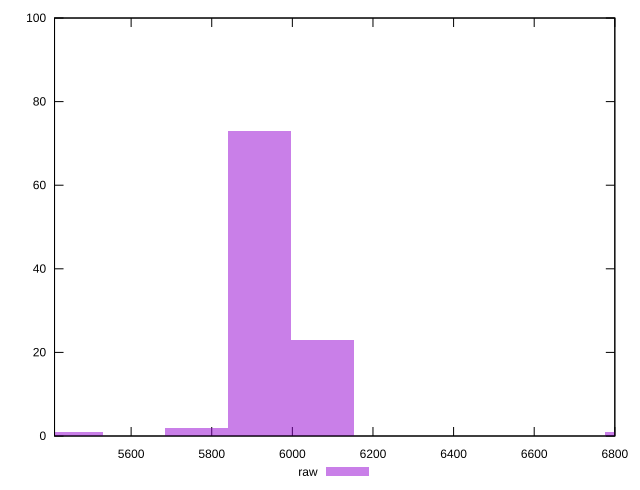

The gnuplot source for this figure:
reset

$raw <<EOF
5918.759912720743 73
5763.003072912303 2
6074.5167525291845 23
6853.3009515713875 1
5451.489393295422 1
EOF

set key outside below
set boxwidth 155.75683980844062
set xrange [5410:6800]
set yrange [0:100]
set trange [0:100]
set style fill transparent solid 0.5 noborder
set terminal svg size 640, 490 enhanced background rgb 'white'
set output "report_00018_2021-02-10T15-25-16.877Z/unused-javascript/samples/pages/raw/histogram.svg"

plot $raw title "raw" with boxes

reset
